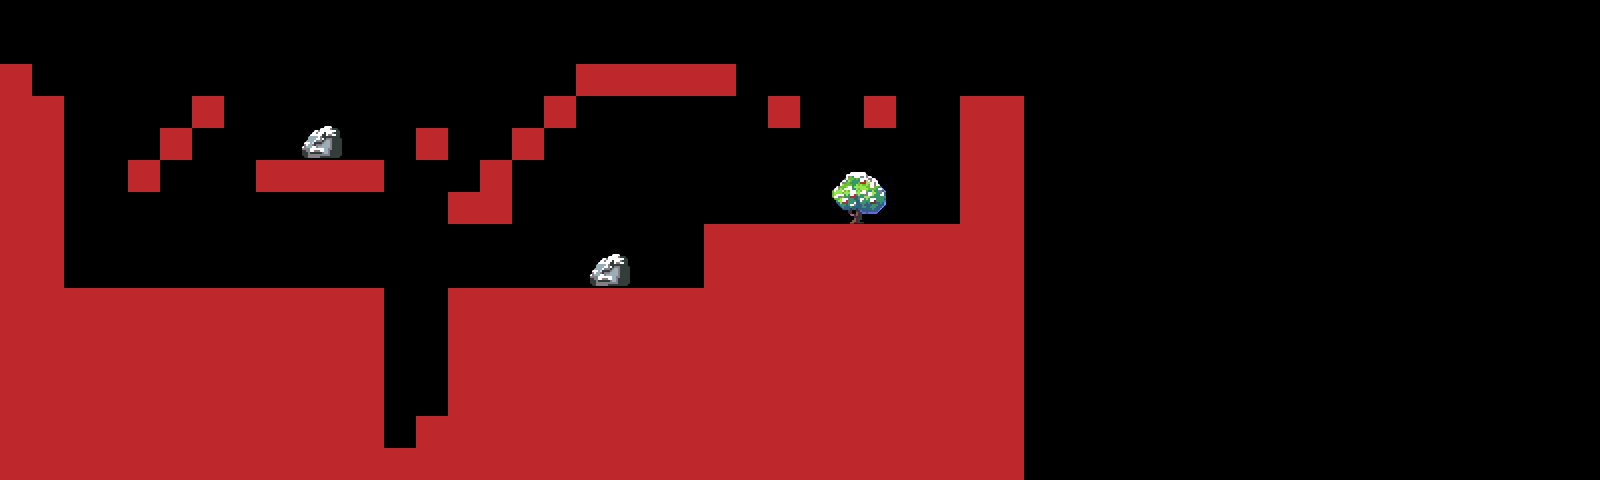

A 2D game scene composited from a Tiled map and its tileset images. What follows is a short description and the map's XML, with each tile layer's data collapsed to a summary:
An orthogonal 50x15 tile map with 32x32 px tiles, 2 tile layers (main layer, metadata), 2 tilesets.

<map version="1.2" tiledversion="1.2.5" orientation="orthogonal" renderorder="right-down" width="50" height="15" tilewidth="32" tileheight="32" infinite="0" nextlayerid="5" nextobjectid="1">
 <tileset firstgid="1" name="snow_tileset" tilewidth="32" tileheight="32" tilecount="144" columns="16">
  <image source="snow tileset.png" width="512" height="288" />
 </tileset>
 <tileset firstgid="145" name="metadata" tilewidth="32" tileheight="32" spacing="1" tilecount="27" columns="9">
  <image source="metadata.png" width="320" height="128" />
 </tileset>
 <layer id="3" name="main layer" width="50" height="15">
  <data>[750 cells, 271 non-empty, 29 distinct tile ids]</data>
 </layer>
 <layer id="4" name="metadata" width="50" height="15">
  <data>[750 cells, 244 non-empty, 1 distinct tile ids]</data>
 </layer>
</map>
